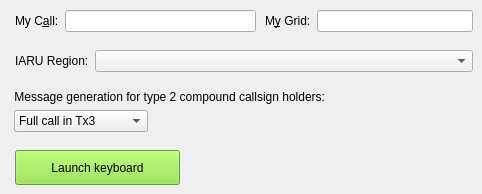
   <widget class="QWidget" name="general_tab">
    <attribute name="title">
     <string>Genera&amp;l</string>
    </attribute>
    <attribute name="toolTip">
     <string>General station details and settings.</string>
    </attribute>
    <widget class="QWidget" name="layoutWidget1">
     <property name="geometry">
      <rect>
       <x>15</x>
       <y>10</y>
       <width>241</width>
       <height>31</height>
      </rect>
     </property>
     <layout class="QFormLayout" name="formLayout_3">
      <item row="0" column="0">
       <widget class="QLabel" name="callsign_label">
        <property name="text">
         <string>My C&amp;all:</string>
        </property>
        <property name="buddy">
         <cstring>callsign_line_edit</cstring>
        </property>
       </widget>
      </item>
      <item row="0" column="1">
       <widget class="QLineEdit" name="callsign_line_edit">
        <property name="toolTip">
         <string>Station callsign.</string>
        </property>
       </widget>
      </item>
     </layout>
    </widget>
    <widget class="QWidget" name="layoutWidget2">
     <property name="geometry">
      <rect>
       <x>265</x>
       <y>10</y>
       <width>208</width>
       <height>31</height>
      </rect>
     </property>
     <layout class="QFormLayout" name="formLayout_12">
      <item row="0" column="0">
       <widget class="QLabel" name="grid_label">
        <property name="text">
         <string>M&amp;y Grid:</string>
        </property>
        <property name="buddy">
         <cstring>grid_line_edit</cstring>
        </property>
       </widget>
      </item>
      <item row="0" column="1">
       <widget class="QLineEdit" name="grid_line_edit">
        <property name="toolTip">
         <string>Maidenhead locator (only the first four characters are required).</string>
        </property>
       </widget>
      </item>
     </layout>
    </widget>
    <widget class="QWidget" name="layoutWidget3">
     <property name="geometry">
      <rect>
       <x>15</x>
       <y>50</y>
       <width>458</width>
       <height>31</height>
      </rect>
     </property>
     <layout class="QFormLayout" name="formLayout_2">
      <item row="0" column="1">
       <widget class="QComboBox" name="region_combo_box"/>
      </item>
      <item row="0" column="0">
       <widget class="QLabel" name="label_12">
        <property name="text">
         <string>IARU Region:</string>
        </property>
        <property name="buddy">
         <cstring>region_combo_box</cstring>
        </property>
       </widget>
      </item>
     </layout>
    </widget>
    <widget class="QWidget" name="layoutWidget4">
     <property name="geometry">
      <rect>
       <x>14</x>
       <y>90</y>
       <width>458</width>
       <height>61</height>
      </rect>
     </property>
     <layout class="QFormLayout" name="formLayout_13">
      <item row="0" column="0">
       <widget class="QLabel" name="label_5">
        <property name="text">
         <string>Message generation for type 2 compound callsign holders:</string>
        </property>
        <property name="alignment">
         <set>Qt::AlignRight|Qt::AlignTrailing|Qt::AlignVCenter</set>
        </property>
        <property name="buddy">
         <cstring>type_2_msg_gen_combo_box</cstring>
        </property>
       </widget>
      </item>
      <item row="1" column="0">
       <widget class="QComboBox" name="type_2_msg_gen_combo_box">
        <property name="enabled">
         <bool>true</bool>
        </property>
        <property name="toolTip">
         <string>&lt;html&gt;&lt;head/&gt;&lt;body&gt;&lt;p&gt;Type 2 compound callsigns are those with prefixes or suffixes not included in the allowed shortlist (See Help-&amp;gt;Add-on prefixes and suffixes).&lt;/p&gt;&lt;p&gt;This option determines which generated messages should contain your full type 2 compound call sign rather than your base callsign. It only applies if you have a type 2 compound callsign.&lt;/p&gt;&lt;p&gt;This option controls the way the messages that are used to answer CQ calls are generated. Generated messages 6 (CQ) and 5 (73) will always contain your full callsign. The JT65 and JT9 protocols allow for some standard messages with your full call at the expense of another piece of information such as the DX call or your locator.&lt;/p&gt;&lt;p&gt;Choosing message 1 omits the DX callsign which may be an issue when replying to CQ calls. Choosing message 3 also omits the DX callsign and many versions of this and other software will not extract the report. Choosing neither means that your full callsign only goes in your message 5 (73) so your QSO partner may log the wrong callsign.&lt;/p&gt;&lt;p&gt;None of these options are perfect, message 3 is usually best but be aware your QSO partner may not log the report you send them.&lt;/p&gt;&lt;/body&gt;&lt;/html&gt;</string>
        </property>
        <property name="currentIndex">
         <number>1</number>
        </property>
        <item>
         <property name="text">
          <string>Full call in Tx1</string>
         </property>
        </item>
        <item>
         <property name="text">
          <string>Full call in Tx3</string>
         </property>
        </item>
        <item>
         <property name="text">
          <string>Full call in Tx5 only</string>
         </property>
        </item>
       </widget>
      </item>
     </layout>
    </widget>
    <widget class="QPushButton" name="btnKeyboard1">
     <property name="geometry">
      <rect>
       <x>15</x>
       <y>150</y>
       <width>165</width>
       <height>35</height>
      </rect>
     </property>
     <property name="styleSheet">
      <string notr="true">background-color: rgb(138, 226, 52);</string>
     </property>
     <property name="text">
      <string>Launch keyboard</string>
     </property>
    </widget>
   </widget>
